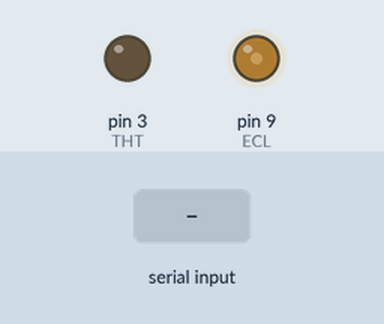
Bench run of a sketch on a simulated Arduino Uno, built with avr-gcc and run on an emulated ATmega328P. On the bench: output pins drawn as LEDs (lit = HIGH). The inputs (shaded band) are chosen by the test bench. What the sketch prints to the serial monitor is not drawn.

Above: at 1.2 s.
1.3 s: "1" received over Serial
At 1.6 s:
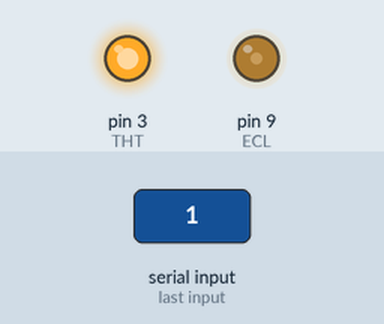
2.8 s: "3" received over Serial
At 4.0 s:
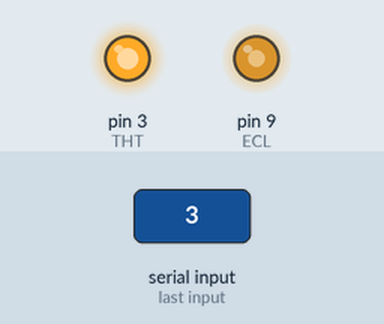
4.3 s: "0" received over Serial
At 5.1 s:
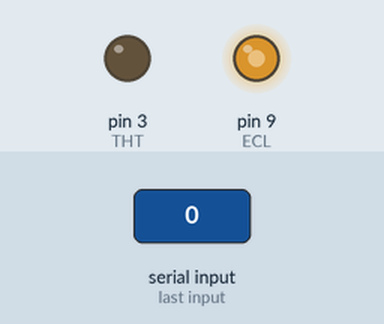
5.8 s: "4" received over Serial
At 6.2 s:
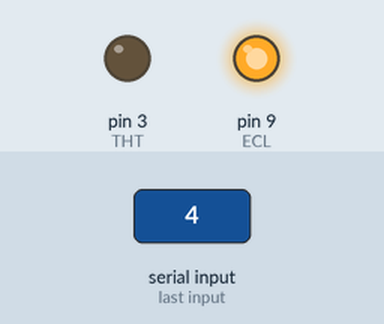
7.3 s: "1" received over Serial
At 8.5 s:
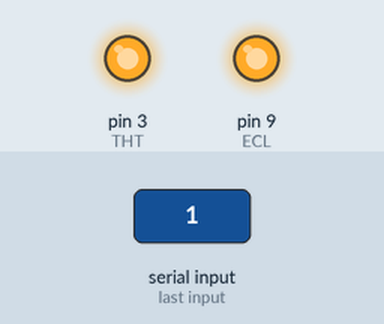
8.8 s: "2" received over Serial
At 9.7 s:
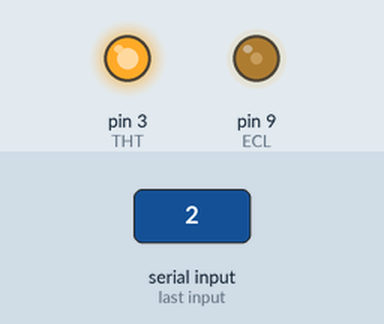
Timing chart, 0 to 11.3 s (numbered marks = the images above; inputs shaded):
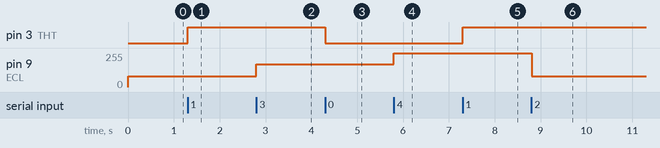

Measured:
- after the input at 1.3 s, pin 3 (THT): LOW → HIGH at once
- after the input at 2.8 s, pin 9 (ECL): 80/255 → 170/255 at once
- after the input at 4.3 s, pin 3 (THT): HIGH → LOW at once
- after the input at 5.8 s, pin 9 (ECL): 170/255 → 255/255 at once
- after the input at 7.3 s, pin 3 (THT): LOW → HIGH at once
- after the input at 8.8 s, pin 9 (ECL): 255/255 → 80/255 at once

The sketch:

tesla.ino
```cpp
#define THT 3
#define ECL 9

void setup() {
  Serial.begin(9600);
  pinMode(THT, OUTPUT);
  pinMode(ECL, OUTPUT);
  analogWrite(ECL, 80);
}

void loop() {
  // data received
  if (Serial.available() > 0) {
    char i = Serial.read();
    switch (i) {
      case '0':
        digitalWrite(THT, 0);
        break;
      case '1':
        digitalWrite(THT, 1);
        break;
      case '2':
        analogWrite(ECL, 80);
        break;
      case '3':
        analogWrite(ECL, 170);
        break;
      case '4':
        analogWrite(ECL, 255);
        break;
    }
  }
  Serial.println('0');
}
```
